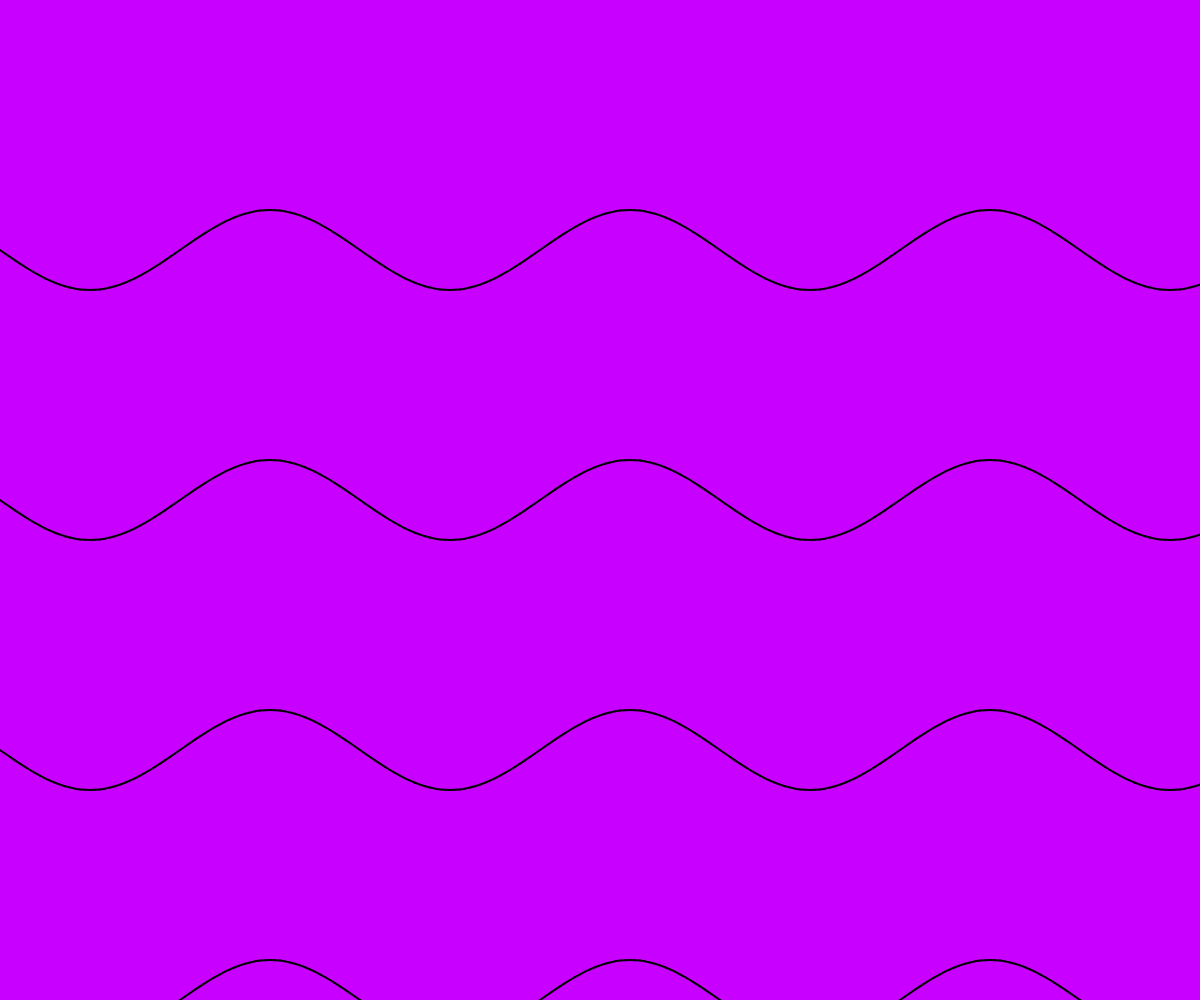
Frame 1 (no input)
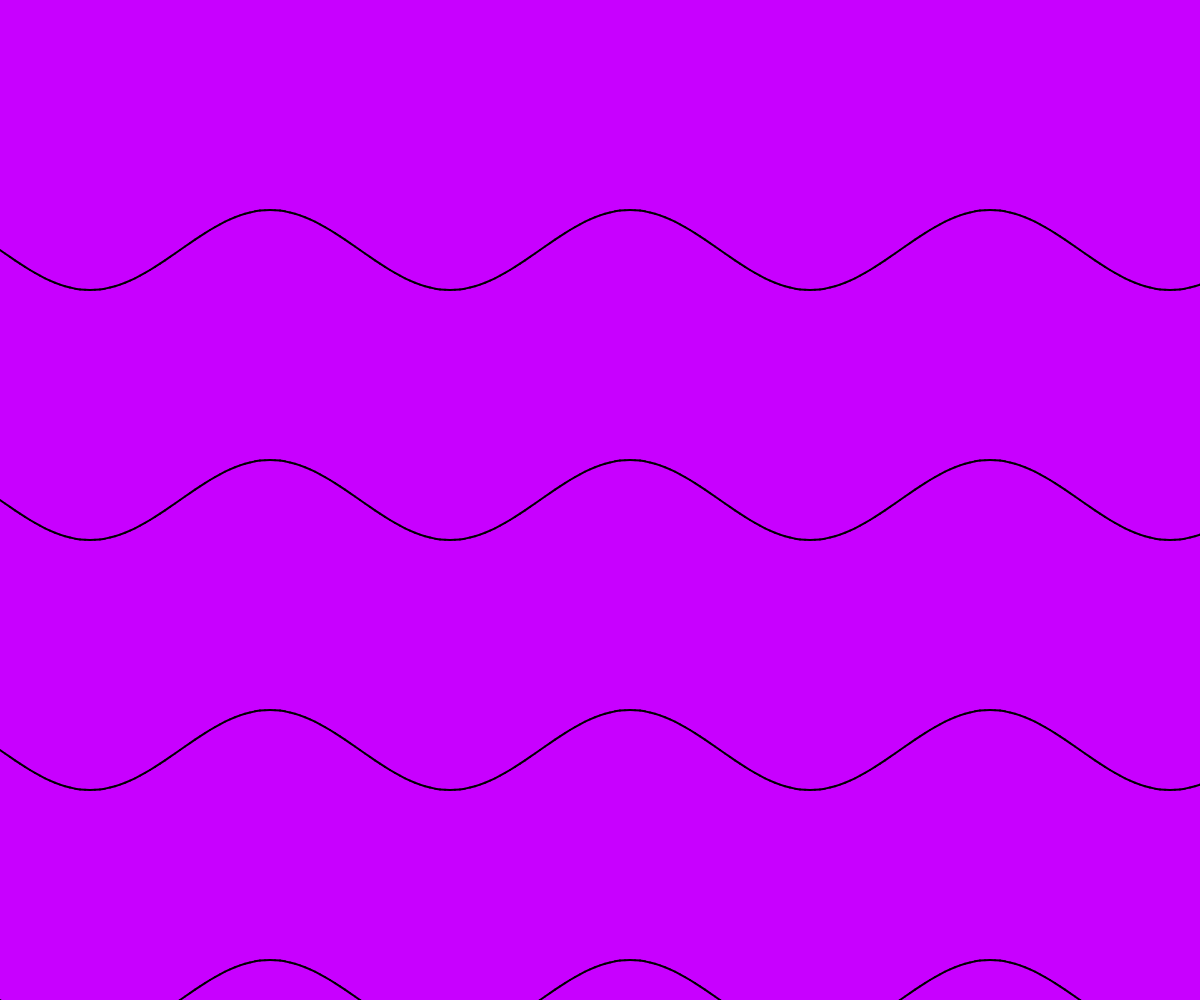
Frame 60 (no input)
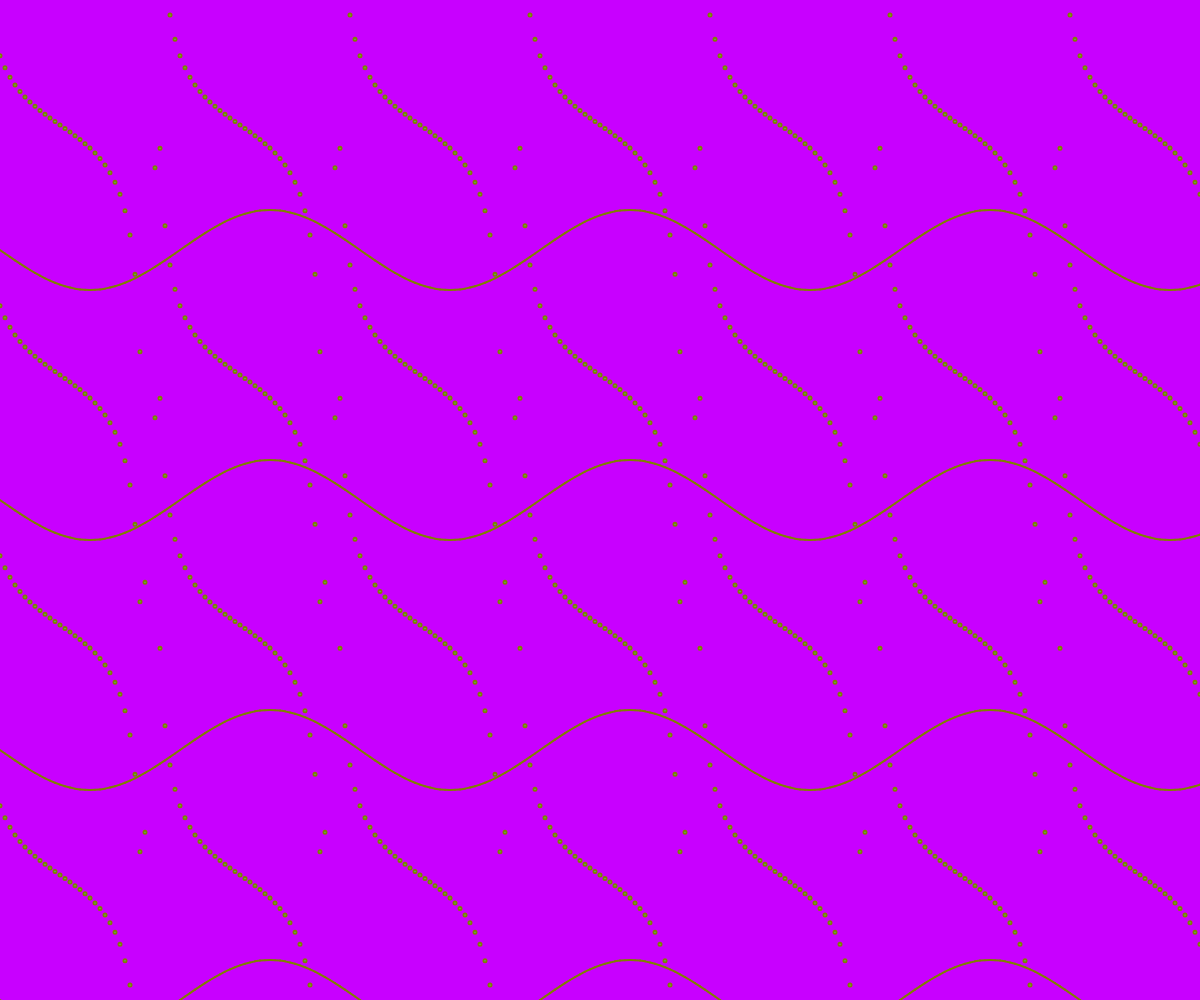
Frame 120 (the mouse pressed at the canvas centre since frame 60)

The p5.js sketch that drew these frames (run headless with seeded random() and noise() and a simulated clock; from frame 60 on, the mouse is pressed at the canvas centre):

// p5.js sketch
// ── sketch.js
var x,y,w; // x : positionX y : sin w : tan
var j; // j : 층

var a = 5;
var i = 8;
var h = 40;

//var A = map(mouseX, 0, width,3,30);

function setup() {
  createCanvas(windowWidth, windowHeight);
  noStroke();
  fill(0,255,255);
  let h = height/i;
 // color stroke(A)
}

function draw() {
  var A = map(mouseY, 0, height,0,255);
  var B = map(mouseX, 0, width,0,255);
  background(200,0,255);
  randomSeed(0);
  for(x=0; x<width*i; x+=a){ //x가 width
  for(j=0; j<i; j+=1){
    if(width*j<= x<width*(j+1)){ //j층에 있을 때
    y = sin(x*PI/180)*h;
    w = tan(x*PI/180)*h;
      if(j%2 == 0){ //짝수 층
    line(x,height*(i-j)/i+y,x+a,height*(i-j)/i+h*sin((x+a)*PI/180));
      }
      else
      {
      ellipse(x-width,height*(i-j)/i + w,(mouseX%180)/20);
      }
    //fill(0);
    stroke(A,B,0);
      strokeWeight(2);
    }
    }
  }
}
